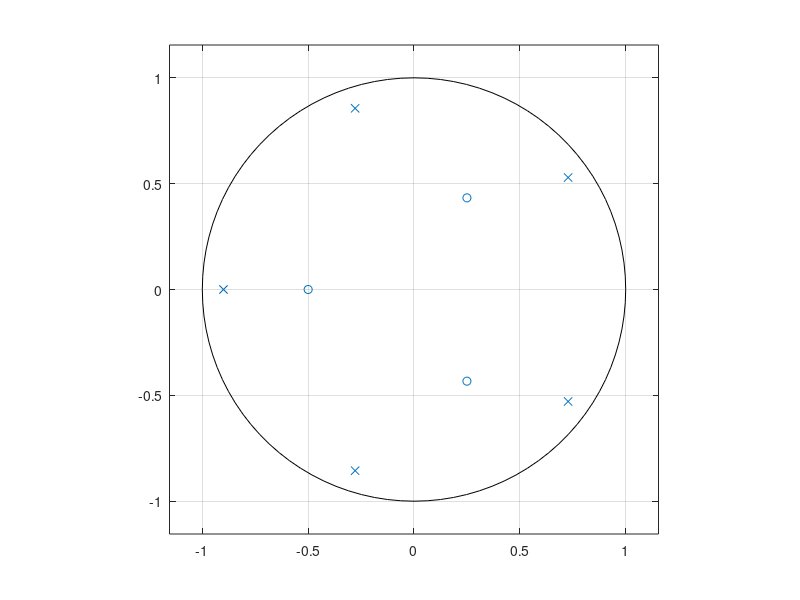

MATLAB code to generate this figure:
g1=0.5^3;
B=[1 0 0 g1];
g2=0.9^5
A=[1 0 0 0 0 g2];
Nfft=1024; %fft size
Nspec =1+Nfft/2; % show positive 
f=[0:Nspec-1]/Nfft; %freq. axis
Xnum=fft(B,Nfft); % freq. response of FIR
Xden=fft(A,Nfft); % freq. response, feedback part
X =Xnum./Xden;
clf;
figure(1);
plot(f,X(1:Nspec));

[zeros, poles, gain]=tf2zp(B,A);
zplane(zeros,poles);
zeros
poles